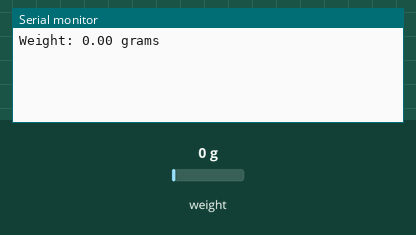
Simulated run of this sketch. Board: Arduino Uno, built with avr-gcc and run on an emulated ATmega328P. Parts: the last lines printed to the serial monitor. The inputs (shaded band) are chosen by the test bench; at power-on: weight on the scale 0 g.

Above: at 2.2 s.
2.3 s: weight on the scale set to 100 g
At 4.4 s:
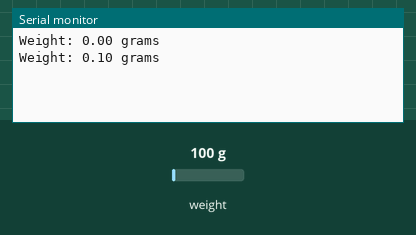
4.8 s: weight on the scale set to 1250 g
At 7.1 s:
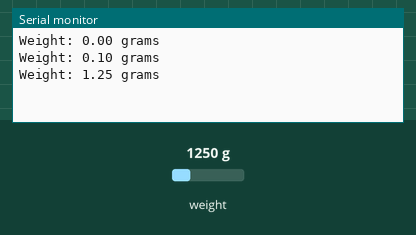
Timing chart, 0 to 8.6 s (numbered marks = the images above; inputs shaded):
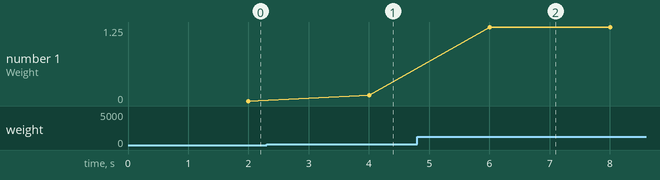

The sketch:

weighing_load_cell.ino
```cpp
#include "HX711.h"

// HX711 circuit wiring
const int LOADCELL_DOUT_PIN = 3;
const int LOADCELL_SCK_PIN = 2;

// Replace with your calibration factor
float calibration_factor = 7050;

HX711 scale;

void setup() {
  Serial.begin(9600);
  scale.begin(LOADCELL_DOUT_PIN, LOADCELL_SCK_PIN);
  scale.set_scale(calibration_factor);
  scale.tare();  // Reset the scale to 0
}

void loop() {
  float weight = scale.get_units(10);
  Serial.print("Weight: ");
  Serial.print(weight);
  Serial.println(" grams");
  delay(1000);
}
```

Measured:
- after the input at 2.3 s, the serial monitor: prints a new line after 1.7 s (image 1)
- after the input at 4.8 s, the serial monitor: prints a new line after 1.2 s (image 2)
- plotted number 1: 0 → 0.1 after the input at 2.3 s, 0.1 → 1.25 after the input at 4.8 s
